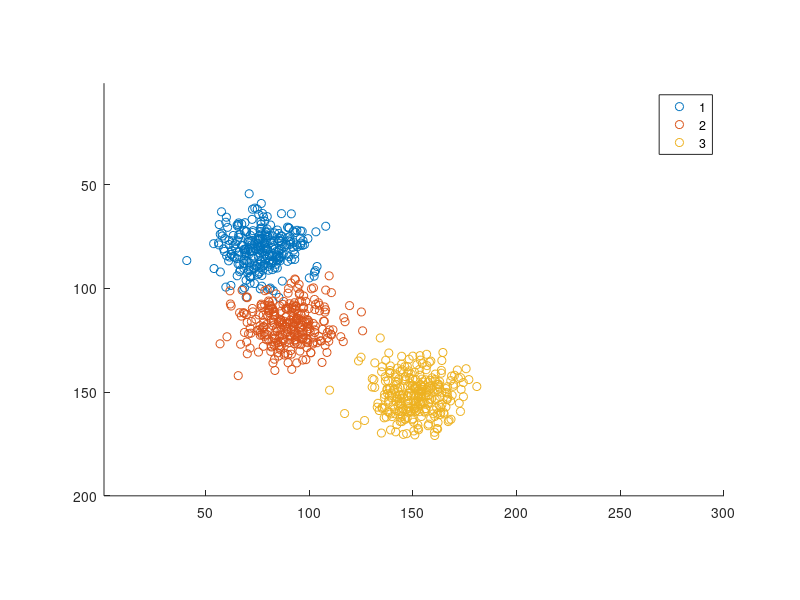

Reproduce this figure in MATLAB. (Note: this script raises an error after producing the figure.)
%% K-means demo
% An example on K-means clustering.
%
% This program demonstrates kmeans clustering.
% It generates an image with random points, then assigns a random number of
% cluster centers and uses kmeans to move those cluster centers to their
% representitive location.
%
% <https://github.com/opencv/opencv/blob/3.1.0/samples/cpp/kmeans.cpp>
%

%% Initialization

% parameters
MAX_CLUSTERS = 5;
colorTab = [...
    0,   0, 255 ;
    0, 255,   0 ;
  255, 100, 100 ;
  255,   0, 255 ;
    0, 255, 255
];

% image on which to draw points
sz = [200 300];  % height/width, rows/cols
img = zeros([sz, 3], 'uint8');

% seed RNG for reproducible results
rng('default')

%% Data
% choose number of samples and clusters
sampleCount = randi([1 1000]);
clusterCount = min(randi([2 MAX_CLUSTERS]), sampleCount);

%%
% generate random samples from multigaussian distribution
points = zeros([sampleCount,2], 'single');
idx = fix(linspace(1, sampleCount+1, clusterCount+1));
for i=1:numel(idx)-1
    center = [randi([0, sz(2)]) randi([0, sz(1)])];
    sigma = [sz(2) sz(1)].*0.4;
    points(idx(i):idx(i+1)-1,:) = mvnrnd(center, sigma, idx(i+1)-idx(i));
end

%%
% show true labels
L = repelem(1:(numel(idx)-1), diff(idx));
gscatter(points(:,1), points(:,2), L)
axis square equal ij
axis([1 sz(2) 1 sz(1)])

%% Clustering
% shuffle points
points = points(randperm(sampleCount),:);

%%
% cluster points
[labels,centers] = cv.kmeans(points, clusterCount, ...
    'Criteria',struct('type','Count+EPS', 'maxCount',10, 'epsilon',0.1), ...
    'Attempts',3, 'Initialization','PP');
display(centers)

%%
% show clusters
img(:) = 0;
for i=1:sampleCount
    clusterIdx = labels(i)+1;
    img = cv.circle(img, points(i,:), 2, ...
        'Color',colorTab(clusterIdx,:), ...
        'Thickness','Filled', 'LineType','AA');
end
imshow(img), title('clusters')
